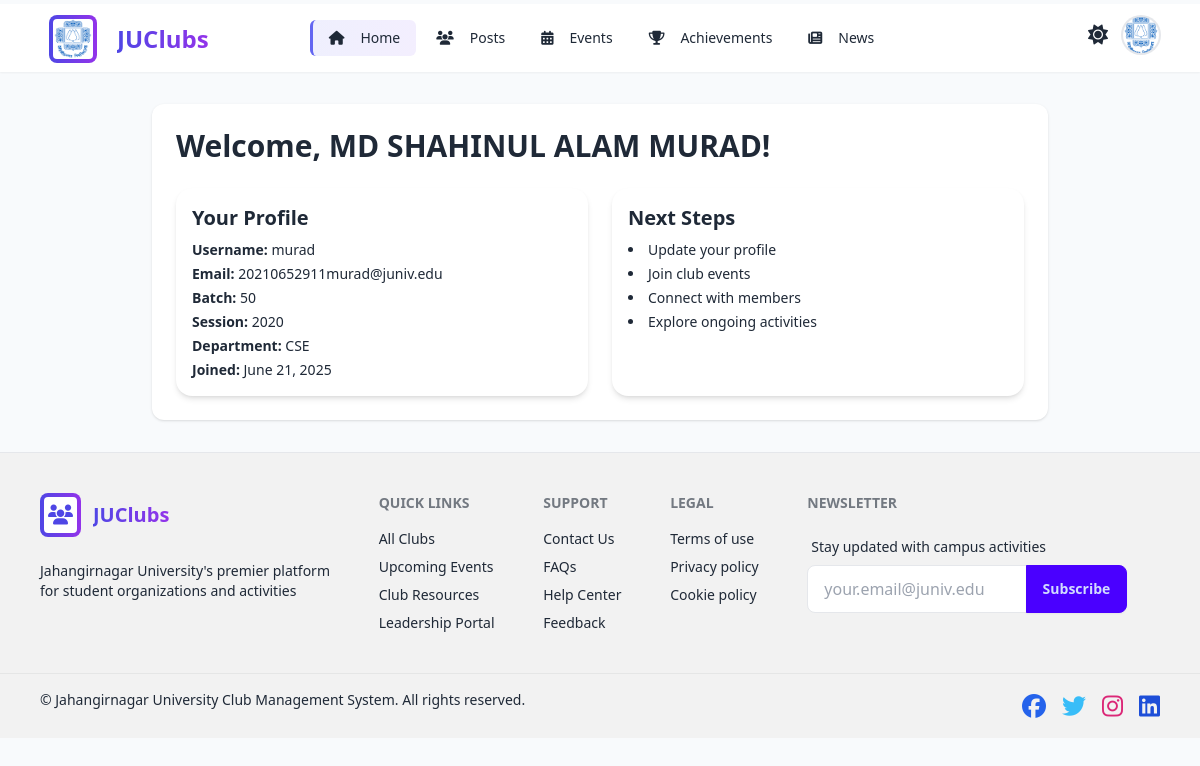
Page /user/dashboard/ (signed in) on the earlier database version.
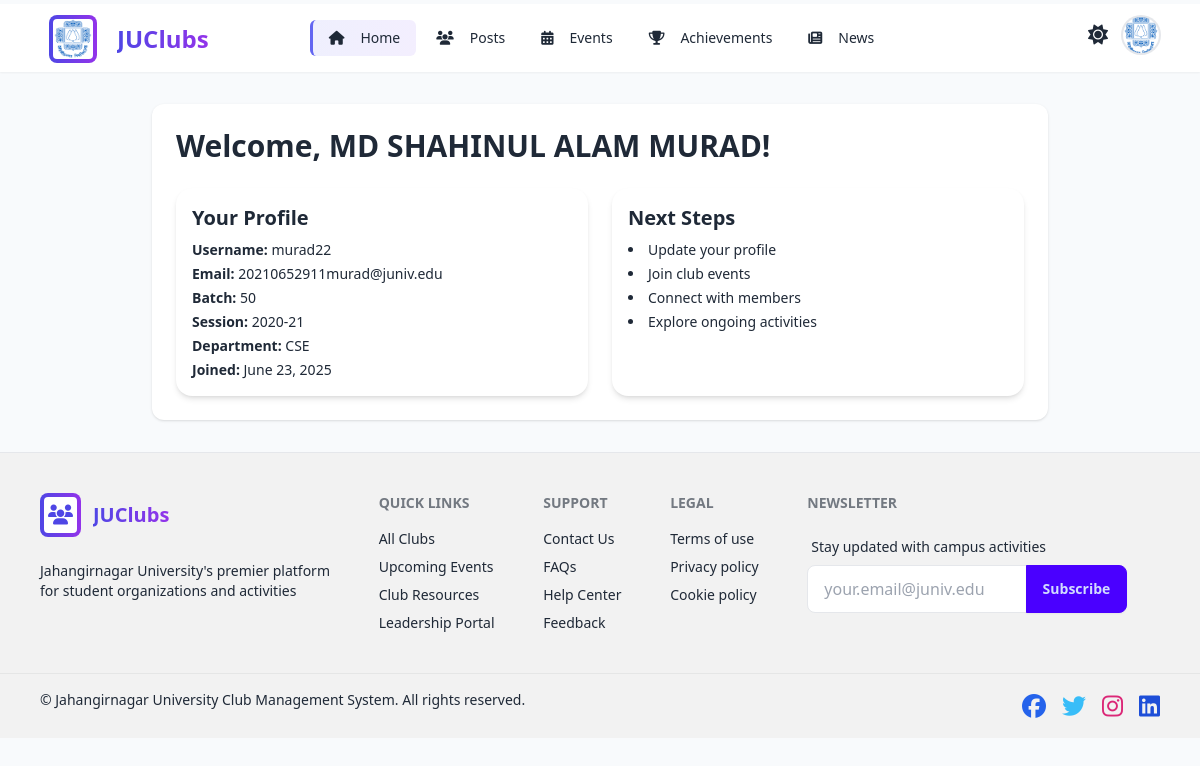
Same page on the later database version.
### user/models.py (models this page shows, shortened)
class User(models.Model):
    user_username = models.CharField(max_length=150, unique=True)
    user_password = models.CharField(max_length=128)
    full_name = models.CharField(max_length=150)
    email = models.EmailField(unique=True)
    batch = models.CharField(max_length=10)
    session = models.CharField(max_length=20)
    phone = models.CharField(max_length=20, blank=True)
    department = models.CharField(max_length=100)
    date_joined = models.DateTimeField(default=timezone.now)
    is_approved = models.BooleanField(default=True)
    is_active = models.BooleanField(default=True)
    is_verified = models.BooleanField(default=False)
    verification_code = models.CharField(max_length=6, blank=True, null=True)
    code_expires_at = models.DateTimeField(null=True, blank=True)
    photo = models.ImageField(upload_to='profile_photos/', blank=True, null=True)

### user/views.py (the view)
# urls.py: path('dashboard/', dashboard_view, name='dashboard'),
def dashboard_view(request):
    if not request.session.get('user_id'):
        return redirect('user:login')
    return render(request, 'user/dashboard.html')

### admin_panel/context_processors.py (called while the page is built)
def all_users(request):
    user_id = request.session.get('user_id')
    user = None
    if user_id:
        try:
            user = User.objects.get(id=user_id)
        except User.DoesNotExist:
            user = None
    register_users = User.objects.filter(is_approved=True)
    return {
        'custom_user': user,
        'register_users': register_users
    }

def clubs_context(request):
    approved_clubs = Club.objects.filter(is_active=True)
    pending_clubs = ClubRegistration.objects.filter(is_approved=False)
    return {
        'approved_clubs': approved_clubs,
        'pending_clubs': pending_clubs,
    }

### clubs/context_processors.py (called while the page is built)
def logged_club_context(request):
    club_obj = None
    if request.session.get('club_id'):
        try:
            club_obj = Club.objects.get(id=request.session['club_id'])
        except Club.DoesNotExist:
            pass
    return {
        'logged_club': club_obj
    }

def club_count(request):
    count = Club.objects.filter(is_active=True).count()
    return {
        'club_count': count
    }

def total_member_count(request):
    count = Member.objects.count()
    return {
        'total_member_count': count
    }

### templates/user/dashboard.html (shortened to what this page needs)
{% extends 'base.html' %}
{% block content %}
<div class="max-w-4xl mx-auto bg-white p-6 rounded-xl shadow">
  <h1 class="text-3xl font-bold mb-4">Welcome, {{ logged_user.full_name|default:logged_user.user_username }}!</h1>
  <div class="grid grid-cols-1 md:grid-cols-2 gap-6 mt-6">
    <div class="card bg-base-100 shadow-md p-4">
      <h2 class="text-xl font-semibold mb-2">Your Profile</h2>
      <ul class="text-sm space-y-1">
        <li><strong>Username:</strong> {{ logged_user.user_username }}</li>
        <li><strong>Email:</strong> {{ logged_user.email }}</li>
        <li><strong>Batch:</strong> {{ logged_user.batch }}</li>
        <li><strong>Session:</strong> {{ logged_user.session }}</li>
        <li><strong>Department:</strong> {{ logged_user.department }}</li>
        <li><strong>Joined:</strong> {{ logged_user.date_joined|date:"F j, Y" }}</li>
      </ul>
    </div>
    <div class="card bg-base-100 shadow-md p-4">
      <h2 class="text-xl font-semibold mb-2">Next Steps</h2>
      <ul class="list-disc list-inside text-sm space-y-1">
        <li>Update your profile</li>
        <li>Join club events</li>
        <li>Connect with members</li>
        <li>Explore ongoing activities</li>
      </ul>
    </div>
  </div>
</div>
{% endblock %}

Differences in the rows shown:
changed User "MD SHAHINUL ALAM MURAD": user_username "murad" → "murad22"; session "2020" → "2020-21"; date_joined "June 21, 2025" → "June 23, 2025"
